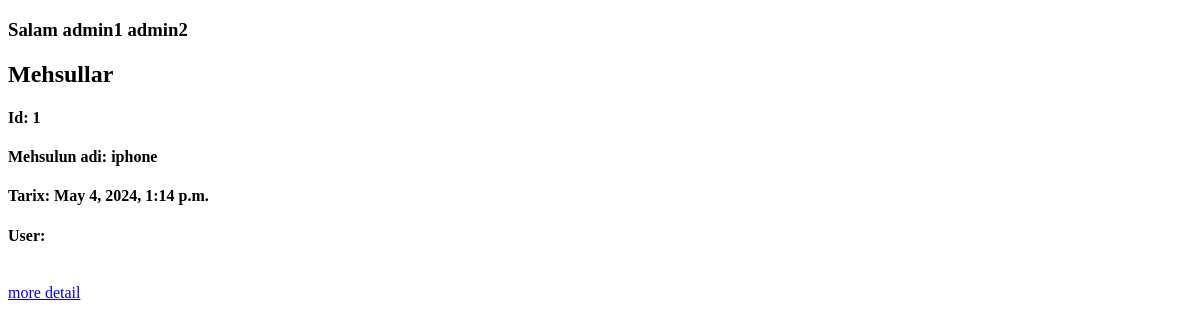
The page / (signed in) on the database as committed earlier.
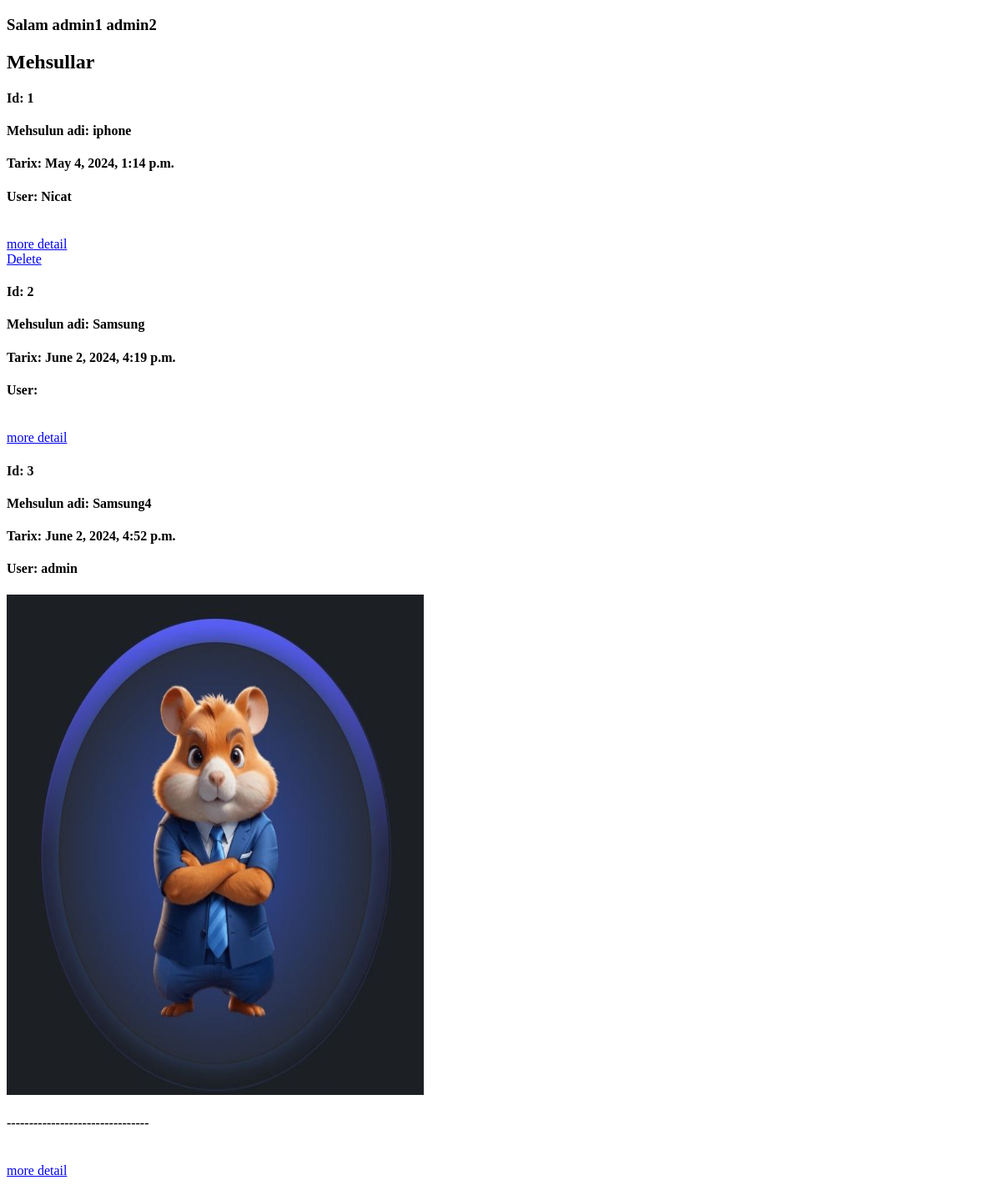
The same page on the database as committed later.
### product/models.py (models this page shows, shortened)
class Product(models.Model):
    user = models.ForeignKey(User, on_delete=models.CASCADE, null=True)
    name = models.CharField(max_length=100)
    image = models.ImageField("product_image",null=True,blank=True)
    description = models.TextField()
    created_at = models.DateTimeField(auto_now_add=True)
    price = models.IntegerField()
    discount_price = models.IntegerField(blank=True,null=True)
    available = models.BooleanField(default=True)

### web/views.py (the view)
# urls.py: 2. Add a URL to urlpatterns:  path('', views.home, name='home')
def home(request):
    products = Product.objects.all()
    return render(request,'web/home.html',{'products':products})

### templates/web/home.html (shortened to what this page needs)
<!DOCTYPE html>
<html lang="en">
<head>
    <h3>Salam {{request.user.get_full_name}}</h3>
    <h2>Mehsullar</h2>
    {% for instance in products %}
    <h4>Id: {{instance.id}}</h4>
        <h4>Mehsulun adi: {{instance.name}}</h4>
        <h4>Tarix: {{instance.created_at}}</h4>
        <h4>User: {{instance.user.username}}</h4>
        {%if instance.image %}
        <img src="{{ instance.image.url }}" alt="Hamster" width="500" height="600">
        <h4>--------------------------------</h4>
        {%endif%}
        <br>
        <a href="{% url 'detail_product' instance.id%}">more detail</a>
        <br>
        {%if user == instance.user%}
        <a href="{% url 'delete_product' instance.id%}">Delete</a>
        {%endif%}
    {% endfor %}
</head>
<body>
</body>
</html>

Rows that differ between the two databases and show on the page:
changed Product "iphone": user.username (not shown) → "Nicat"; user_id empty → 2 (drawn)
added Product: id "2", name "Samsung", created_at "June 2, 2024, 4:19 p.m."
added Product: id "3", name "Samsung4", created_at "June 2, 2024, 4:52 p.m.", user.username "admin", image (picture)
